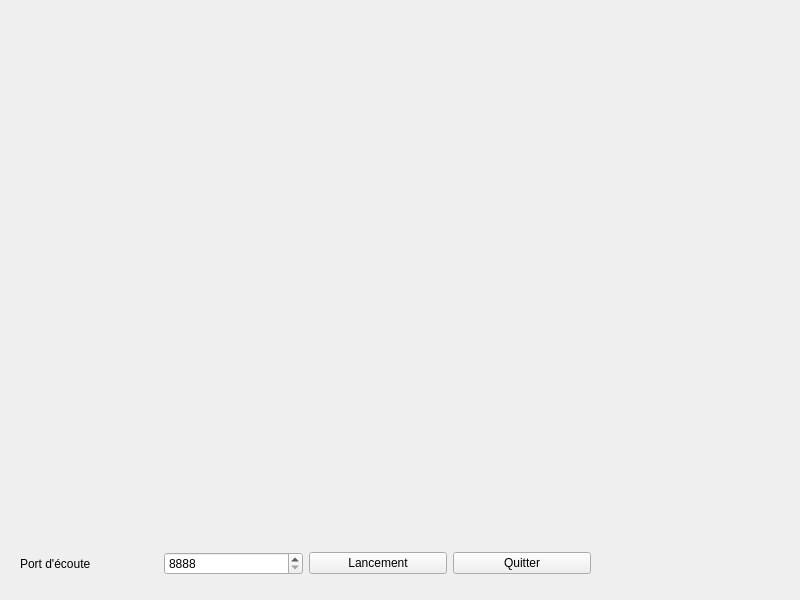
<?xml version="1.0" encoding="UTF-8"?>
<ui version="4.0">
 <class>Serveur</class>
 <widget class="QWidget" name="Serveur">
  <property name="geometry">
   <rect>
    <x>0</x>
    <y>0</y>
    <width>800</width>
    <height>600</height>
   </rect>
  </property>
  <property name="windowTitle">
   <string>Serveur</string>
  </property>
  <widget class="QWidget" name="">
   <property name="geometry">
    <rect>
     <x>20</x>
     <y>550</y>
     <width>571</width>
     <height>27</height>
    </rect>
   </property>
   <layout class="QHBoxLayout" name="horizontalLayout">
    <item>
     <widget class="QLabel" name="label">
      <property name="text">
       <string>Port d'écoute</string>
      </property>
     </widget>
    </item>
    <item>
     <widget class="QSpinBox" name="spinBox">
      <property name="specialValueText">
       <string>8888</string>
      </property>
     </widget>
    </item>
    <item>
     <widget class="QPushButton" name="pushButtonLancerServeur">
      <property name="text">
       <string>Lancement</string>
      </property>
     </widget>
    </item>
    <item>
     <widget class="QPushButton" name="pushButtonQuitterServeur">
      <property name="text">
       <string>Quitter</string>
      </property>
     </widget>
    </item>
   </layout>
  </widget>
 </widget>
 <resources/>
 <connections>
  <connection>
   <sender>pushButtonQuitterServeur</sender>
   <signal>clicked()</signal>
   <receiver>Serveur</receiver>
   <slot>close()</slot>
   <hints>
    <hint type="sourcelabel">
     <x>554</x>
     <y>558</y>
    </hint>
    <hint type="destinationlabel">
     <x>645</x>
     <y>560</y>
    </hint>
   </hints>
  </connection>
 </connections>
</ui>
